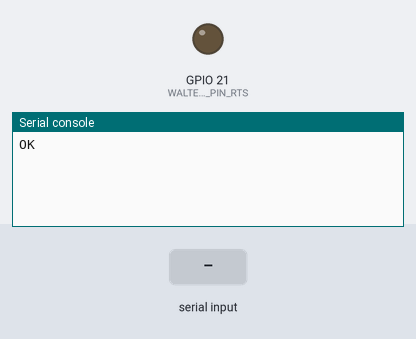
Simulated run of this program. Board: ESP32 board running MicroPython. On the bench: output pins drawn as LEDs (lit = HIGH), the last lines printed to the serial console. Inputs (shaded band) come from the test bench. The modem accepts every AT command (registered, SIM ready, sends succeed) and sends nothing else; the interpreter's speed is modelled, so counts of loop turns are approximate; pins used as bus, display or sensor lines are not drawn.

Above: at 2.2 s.
2.3 s: "1" typed at the serial console, then Enter
At 3.3 s:
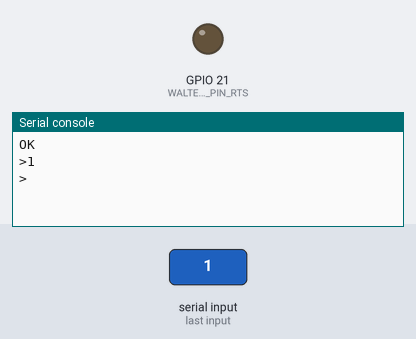
3.8 s: "1\n" received over the second serial link
At 4.5 s:
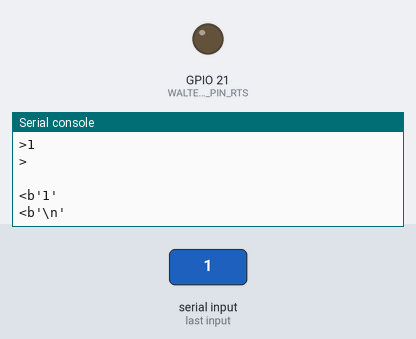

The program:

uart_echo.py
```python
import sys
import select
import time
from machine import UART, Pin

WALTER_MODEM_PIN_RX = 14
WALTER_MODEM_PIN_TX = 48
WALTER_MODEM_PIN_RTS = 21
WALTER_MODEM_PIN_CTS = 47
WALTER_MODEM_PIN_RESET = 45

ModemSerial = UART(2, 115200, rx=WALTER_MODEM_PIN_RX, tx=WALTER_MODEM_PIN_TX, rts=WALTER_MODEM_PIN_RTS, cts=WALTER_MODEM_PIN_CTS)

def _modem_reset():
    reset_pin = Pin(WALTER_MODEM_PIN_RESET, Pin.OUT)
    reset_pin.value(0)
    time.sleep(1)
    reset_pin.value(1)


def setup():
    Pin(WALTER_MODEM_PIN_RX, Pin.IN)
    Pin(WALTER_MODEM_PIN_TX, Pin.IN)
    Pin(WALTER_MODEM_PIN_CTS, Pin.IN)
    Pin(WALTER_MODEM_PIN_RTS, Pin.OUT)
    Pin(WALTER_MODEM_PIN_RESET, Pin.OUT)

    ModemSerial.init(
        115200,
        bits=8,
        parity=None,
        stop=1,
        rx=WALTER_MODEM_PIN_RX,
        tx=WALTER_MODEM_PIN_TX,
        rts=WALTER_MODEM_PIN_RTS,
        cts=WALTER_MODEM_PIN_CTS)

    _modem_reset()


setup()

ModemSerial.write('ATI\r\n')
response = b''
while ModemSerial.any():
    response += ModemSerial.read(1)
print(response.decode().strip())

while 1:
    time.sleep(0.1)

    while sys.stdin in select.select([sys.stdin], [], [], 0)[0]:
        ch = sys.stdin.read(1)
        ModemSerial.write(ch)
        print(">{}".format(ch))

    while ModemSerial.any():
        ch = ModemSerial.read(1)
        print("<{}".format(ch))
```

Measured:
- after the input at 2.3 s, the serial console: prints a new line at once (image 1)
- after the input at 3.8 s, the serial console: prints a new line at once (image 2)
